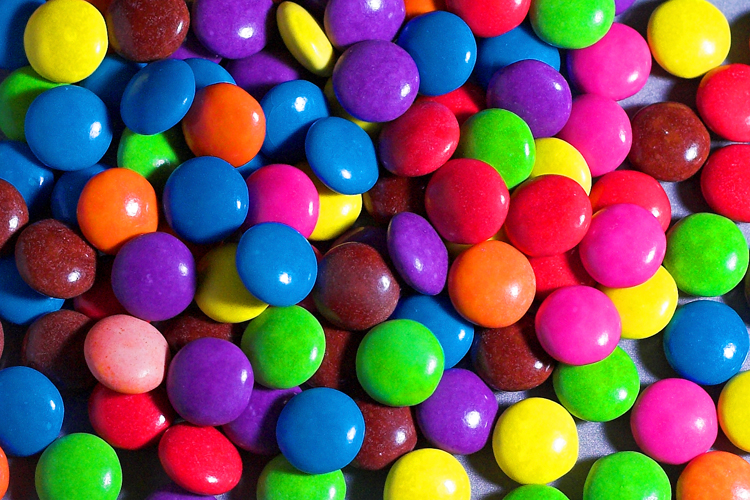
#> input picture smarties.jpg, 750 x 500 px
$ jupyter execute IndicesTest.ipynb   (shell and % lines are left out)   (Python 2 division)
#> lines starting #> are read from the running program, lines starting #| are printed output that depends on the picture
[cell 1]
import numpy as np
import matplotlib.pyplot as plt
import PIL.Image as pimg

# Read in image

[cell 2]
orgImg = plt.imread("smarties.jpg")
#> orgImg is the input picture: shape (500, 750, 3); mean R, G, B 115.6, 85.1, 89.1

[cell 3]
plt.imshow(orgImg)

# Various version of RGB 2 BW

[cell 4]
def rgb2bw(rgb):
    """
    Python style
    This is faster than the dot product.
    """
    return rgb[:,:,0] * 0.3 + rgb[:,:,1] * 0.59  + rgb[:,:,2] * 0.11

def rgb2bwDotProd(rgb):
    """
    Using Numpy dot product
    """
    return np.dot(rgb,[0.3, 0.59, 0.11])

def pilbw(rgb):
    """
    Using the PIL convert method
    """
    return np.array(pimg.fromarray(rgb).convert("L"))

[cell 5]
rgb2bw(orgImg)
#> in rgb2bw, `return rgb[:,:,0] * 0.3 + rgb[:,:,1] * 0.59  + rgb[:,:,2] * 0.11`:
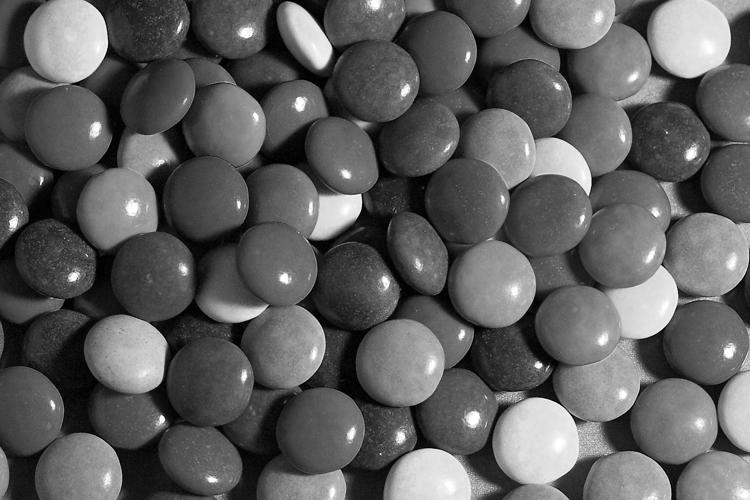
#> returned value: shape (500, 750) float64; min 0, max 255, mean 94.7

[cell 6]
rgb2bwDotProd(orgImg)

[cell 7]
pilbw(orgImg)

##So the PIL version is the fastest.

# Rebinning

[cell 8]
def rebin2(img, n=2):
    """
    Python style
    """
    rows, cols = img.shape
    out = [[ img[r:r+n,c:c+n].sum() for c in range(0,cols,n)] for r in range(0,rows,n)]
    return np.array(out) / (n*n)

def rebin2a(img, n=2):
    """
    Using Numpy reshape
    """
    rows, cols = img.shape
    alist = (rows/n, n, cols/n, n)
    return img.reshape(alist).sum(1).sum(2) / (n*n)

def rebinNP(img, n=2):
    """
    Using 2D array sum method
    """
    rows, cols = img.shape
    rn, cn = rows//n, cols//n
    out = np.zeros((rn,cn))
    for r in range(n):
        for c in range(n):
            out = out + img[r::n,c::n]
    return out / (n*n)

[cell 9]
bwImg = pilbw(orgImg)

[cell 10]
rebin2(bwImg)
#> in rebin2, `out = [[ img[r:r+n,c:c+n].sum() for c in range(0,cols,n)] for r in ran..`: out = 250 items

[cell 11]
rebin2a(bwImg)

[cell 12]
rebinNP(bwImg)

## Now let's try Numba

[cell 13]
from numba import double, jit, i8

def rebinPurePy(mat, outMat, rows, cols, n=2):
    r = 0
    sum1 = 0
    c = 0
    r3 = 0
    c3 = 0
    r1 = 0
    c1 = 0
    r2 = 0
    c2 = 0
    while r1 < rows:
        c = 0
        c1 = 0
        #print ("r1", r1)
        while c1 < cols:
            sum1 = 0
            r2 = 0
            while r2 < n:
                r3 = r1 + r2
                c2 = 0
                while c2 < n:
                    c3 = c1 + c2
                    sum1 += mat[r3,c3]
                    c2 += 1
                r2 += 1
            outMat[r,c] = sum1 / n / n
            c += 1
            c1 += n
        r += 1
        r1 += n
    return outMat

locals1 = {'r':i8, 'c':i8, 'r1':i8, 'r2':i8}
rebinNumba = jit("i8[:,:](i8[:,:],i8[:,:],i8,i8,i8)", locals=locals1)(rebinPurePy)

height, width = bwImg.shape
#> height = 500; width = 750
out = np.zeros((height//2, width//2), dtype='double')

[cell 14]
a = rebinNumba(bwImg, out, height, width, 2)
#> after the loop in rebinPurePy, `while r1 < rows:`: r = 250; r1 = 500

## rebinNP is the fastest. This is surprising because I thought it needs more passes.

# Resampling

[cell 15]
def resample(a, n=2):
    """
    This is the version used in LACosmic, subsample()
    """
    newshape = (n*a.shape[0], n*a.shape[1])
    slices = [slice(0,old, float(old)/new) for old,new in zip(a.shape,newshape) ]
    coordinates = np.mgrid[slices]
    indices = coordinates.astype('i')   # choose the biggest smaller integer index
    return a[tuple(indices)]

[cell 16]
def resample2x2(img):
    """
    Using the Kronecker operator
    """
    m2 = np.ones((2,2))
    return np.kron(img, m2)

[cell 17]
resample(bwImg)

[cell 18]
resample2x2(bwImg)
